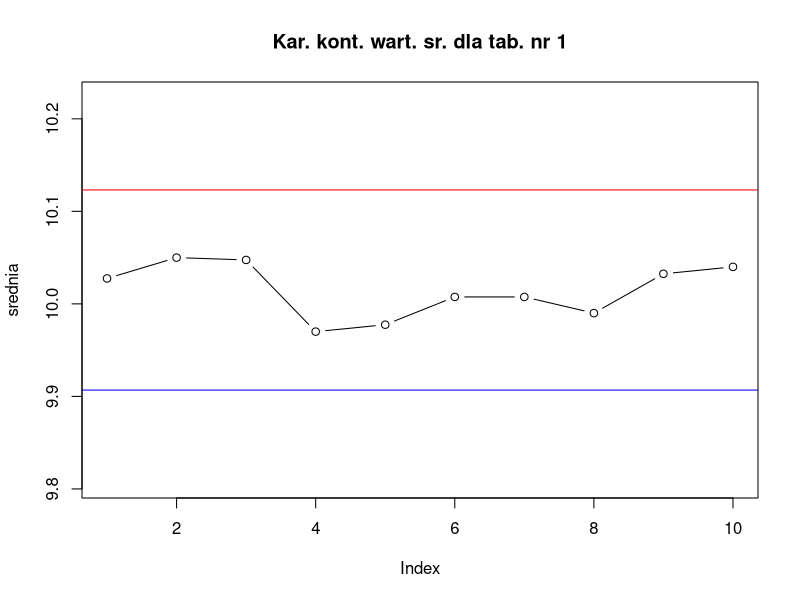
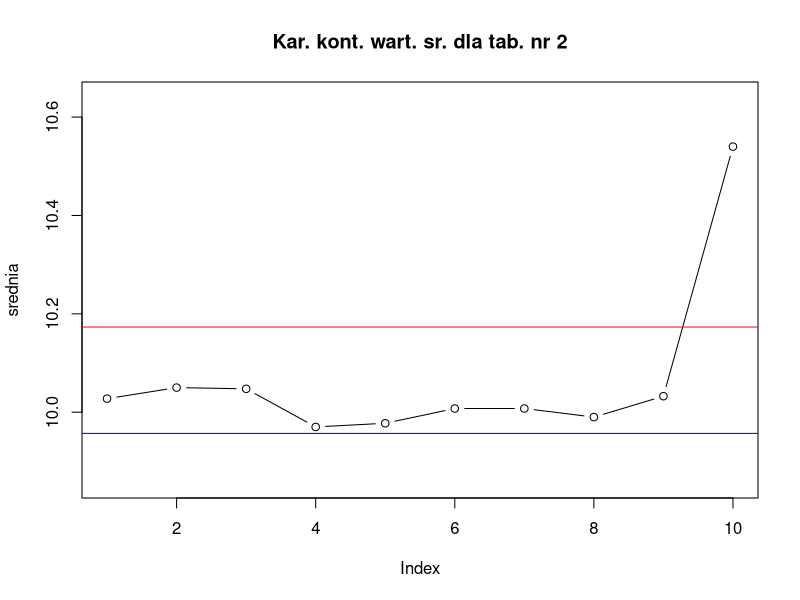
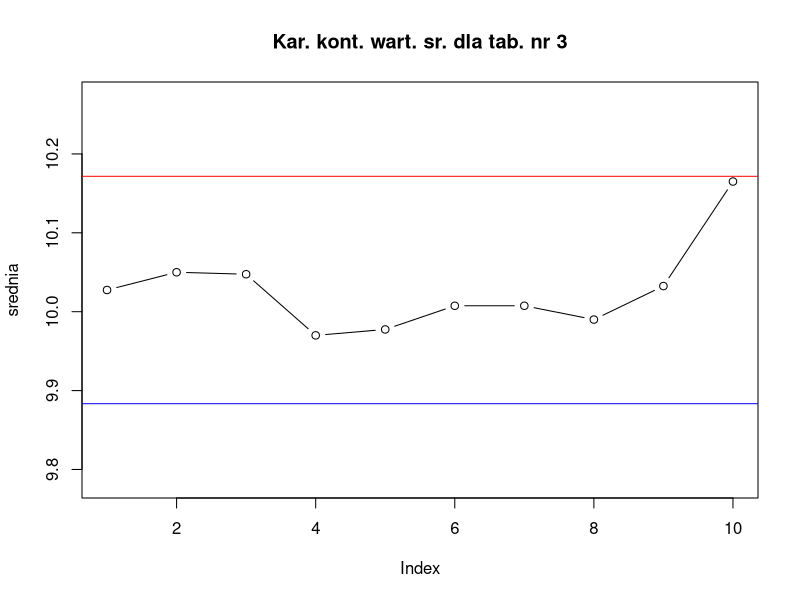
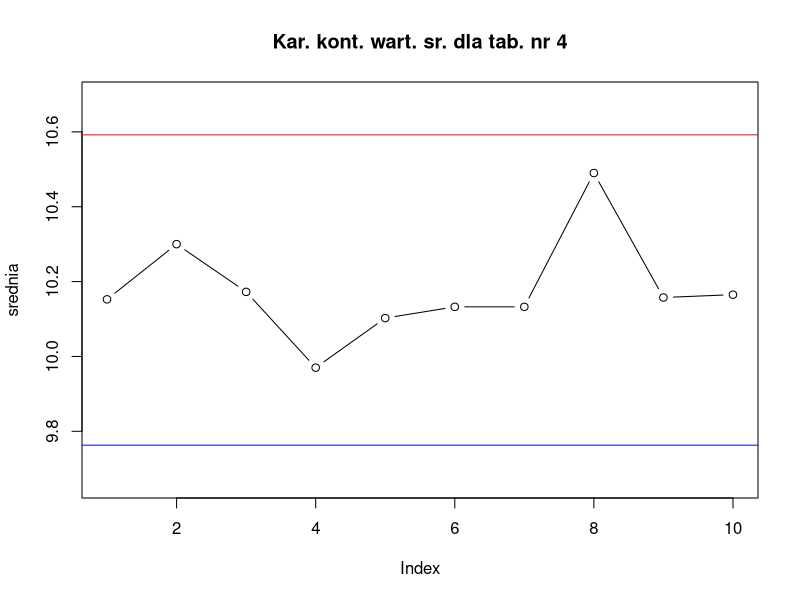
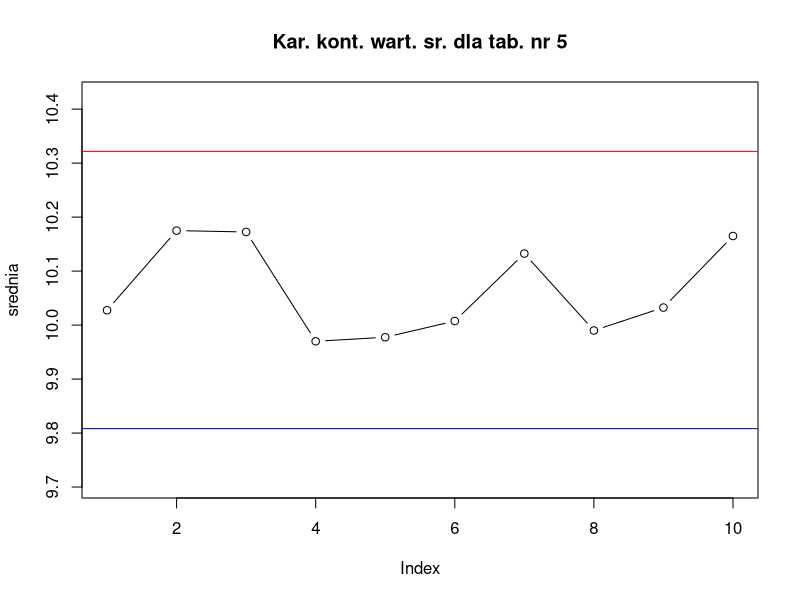
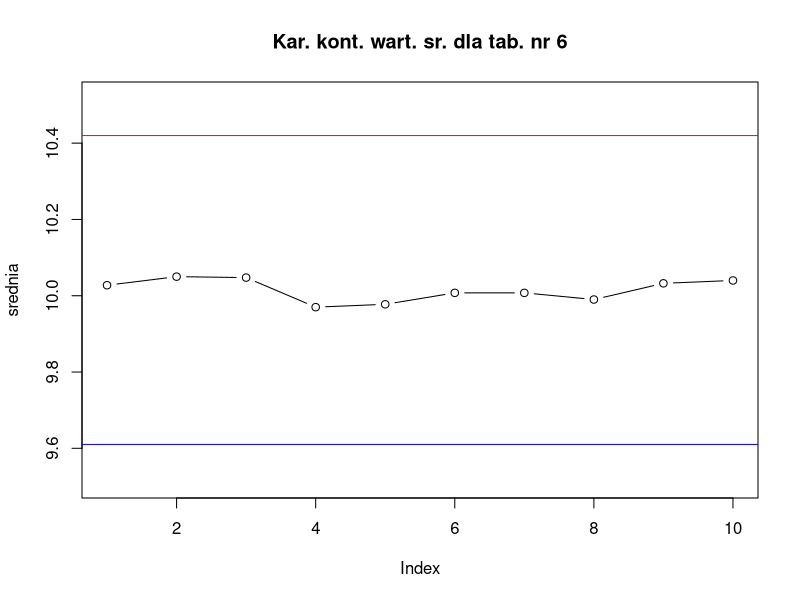

These charts were generated, in order, by the following R code:
t1 <- matrix(c(9.93,10,9.94,9.9,9.89,9.91,9.89,9.96,9.98,9.93,
               10.04,10.03,10.06,9.95,9.93,10.01,10.01,9.97,9.99,10.02,
               10.05,10.05,10.09,10.01,10.03,10.02,10.04,10,10.05,10.1,
               10.09,10.12,10.1,10.02,10.06,10.09,10.09,10.03,10.11,10.11), 
             ncol=4)

t2 <- matrix(c(9.93,10,9.94,9.9,9.89,9.91,9.89,9.96,9.98,10.43,
               10.04,10.03,10.06,9.95,9.93,10.01,10.01,9.97,9.99,10.52,
               10.05,10.05,10.09,10.01,10.03,10.02,10.04,10,10.05,10.6,
               10.09,10.12,10.1,10.02,10.06,10.09,10.09,10.03,10.11,10.61), 
             ncol=4)

t3 <- matrix(c(9.93,10,9.94,9.9,9.89,9.91,9.89,9.96,9.98,9.93,
               10.04,10.03,10.06,9.95,9.93,10.01,10.01,9.97,9.99,10.02,
               10.05,10.05,10.09,10.01,10.03,10.02,10.04,10,10.05,10.1,
               10.09,10.12,10.1,10.02,10.06,10.09,10.09,10.03,10.11,10.61), 
             ncol=4)

t4 <- matrix(c(9.93,10,9.94,9.9,9.89,9.91,9.89,10.46,9.98,9.93,
               10.04,10.03,10.06,9.95,9.93,10.01,10.01,10.47,9.99,10.02,
               10.05,10.55,10.09,10.01,10.03,10.02,10.04,10.5,10.05,10.1,
               10.59,10.62,10.6,10.02,10.56,10.59,10.59,10.53,10.61,10.61), 
             ncol=4)

t5 <- matrix(c(9.93,10,9.94,9.9,9.89,9.91,9.89,9.96,9.98,9.93,
               10.04,10.03,10.06,9.95,9.93,10.01,10.01,9.97,9.99,10.02,
               10.05,10.05,10.09,10.01,10.03,10.02,10.04,10,10.05,10.1,
               10.09,10.62,10.6,10.02,10.06,10.09,10.59,10.03,10.11,10.61), 
             ncol=4)

t6 <- matrix(c(9.93,10,9.94,9.9,9.89,9.91,9.89,9.96,9.98,7.93,
               10.04,10.03,10.06,9.95,9.93,10.01,10.01,9.97,9.99,9.02,
               10.05,10.05,10.09,10.01,10.03,10.02,10.04,10,10.05,11.1,
               10.09,10.12,10.1,10.02,10.06,10.09,10.09,10.03,10.11,12.11), 
             ncol=4)


t <- list(t1,t2,t3,t4,t5,t6)

for(j in 1:6){
   a <- numeric(10)
   b <- numeric(10)
   for(i in 1:10){
      a[i] <- mean(t[[j]][i,])
      b[i] <- sd(t[[j]][i,])
   } 
   t[[j]] <- cbind(t[[j]],a,b)
}

tt1 <- data.frame(t[[1]])
tt2 <- data.frame(t[[2]])
tt3 <- data.frame(t[[3]])
tt4 <- data.frame(t[[4]])
tt5 <- data.frame(t[[5]])
tt6 <- data.frame(t[[6]])

colnames(tt1) <- c("sruba 1","sruba 2", "sruba 3", "sruba 4", "srednia", "sd")
colnames(tt2) <- c("sruba 1","sruba 2", "sruba 3", "sruba 4", "srednia", "sd")
colnames(tt3) <- c("sruba 1","sruba 2", "sruba 3", "sruba 4", "srednia", "sd")
colnames(tt4) <- c("sruba 1","sruba 2", "sruba 3", "sruba 4", "srednia", "sd")
colnames(tt5) <- c("sruba 1","sruba 2", "sruba 3", "sruba 4", "srednia", "sd")
colnames(tt6) <- c("sruba 1","sruba 2", "sruba 3", "sruba 4", "srednia", "sd")

t
sr_sr <- numeric(6)
odch_odch <- numeric(6)
for(i in 1:6){
   sr_sr[i] <- mean(t[[i]][,5])
   odch_odch[i] <- mean(t[[i]][,6])
}
sr_sr
odch_odch

t[[2]]
sr_sr[2]
odch_odch[2]


a3 <- 1.628
glk <- sr_sr+a3*odch_odch
dlk <- sr_sr-a3*odch_odch


for(i in 1:6){
   plot(t[[i]][,5],type="b", ylab="srednia", 
        main=paste("Kar. kont. wart. sr. dla tab. nr ",i,sep=""),
        ylim=c(min(dlk[i],t[[i]][,5])-0.1,max(glk[i],t[[i]][,5])+0.1))
   abline(h=glk[i],col="red")
   abline(h=dlk[i],col="blue")
}









